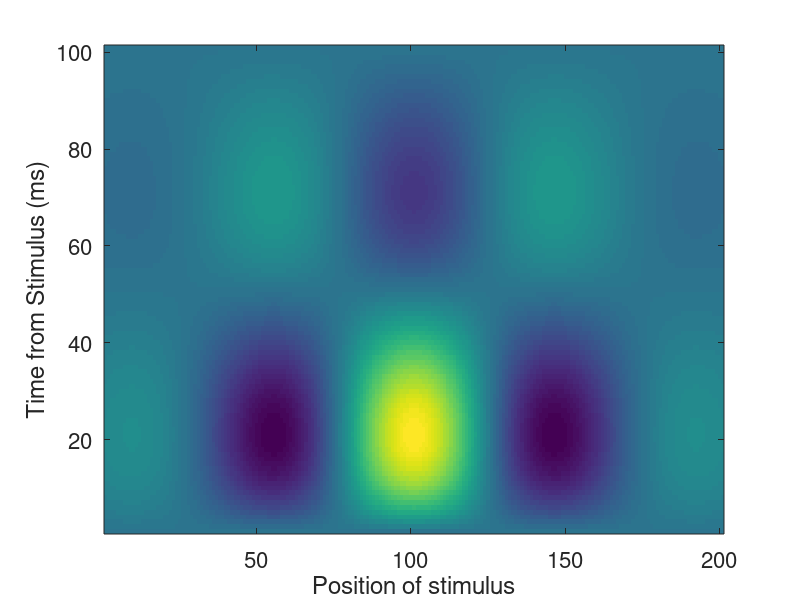

Reproduce this figure in MATLAB.
% receptive_field.m
% Plots a receptive field for a simple cell, with separable time and space
% components.

dx = 0.01;
dt = 0.001;
x = -1:dx:1;
t = 0:dt:0.1;

cs = cos(2*pi*x).*exp(-x.*x/(0.5));     % Spatial variation
tm = exp(-20*t).*sin(2*pi*10*t);        % Temporal variation

field = zeros(length(cs),length(tm));
for i = 1:length(cs)
    for j = 1:length(tm)
        field(i,j) = cs(i)*tm(j);       % 
    end
end

imagesc(field')
set(gca,'YDir','normal')
set(gca,'FontSize',16)
ylabel('Time from Stimulus (ms)')
xlabel('Position of stimulus')
